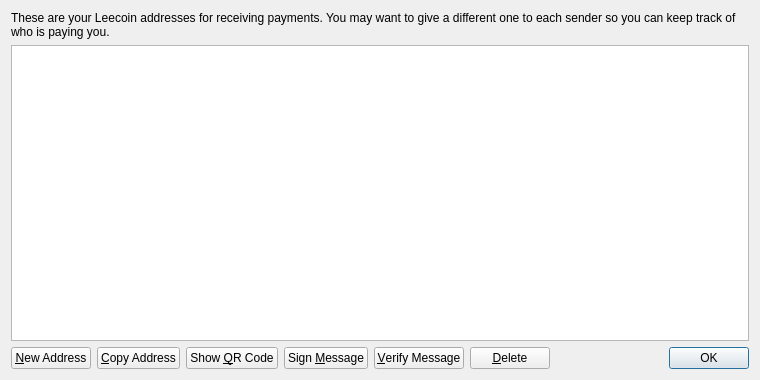
<?xml version="1.0" encoding="UTF-8"?>
<ui version="4.0">
 <class>AddressBookPage</class>
 <widget class="QWidget" name="AddressBookPage">
  <property name="geometry">
   <rect>
    <x>0</x>
    <y>0</y>
    <width>760</width>
    <height>380</height>
   </rect>
  </property>
  <property name="windowTitle">
   <string>Address Book</string>
  </property>
  <layout class="QVBoxLayout" name="verticalLayout">
   <item>
    <widget class="QLabel" name="labelExplanation">
     <property name="text">
      <string>These are your Leecoin addresses for receiving payments. You may want to give a different one to each sender so you can keep track of who is paying you.</string>
     </property>
     <property name="textFormat">
      <enum>Qt::PlainText</enum>
     </property>
     <property name="wordWrap">
      <bool>true</bool>
     </property>
    </widget>
   </item>
   <item>
    <widget class="QTableView" name="tableView">
     <property name="contextMenuPolicy">
      <enum>Qt::CustomContextMenu</enum>
     </property>
     <property name="toolTip">
      <string>Double-click to edit address or label</string>
     </property>
     <property name="tabKeyNavigation">
      <bool>false</bool>
     </property>
     <property name="alternatingRowColors">
      <bool>true</bool>
     </property>
     <property name="selectionMode">
      <enum>QAbstractItemView::SingleSelection</enum>
     </property>
     <property name="selectionBehavior">
      <enum>QAbstractItemView::SelectRows</enum>
     </property>
     <property name="sortingEnabled">
      <bool>true</bool>
     </property>
     <attribute name="verticalHeaderVisible">
      <bool>false</bool>
     </attribute>
    </widget>
   </item>
   <item>
    <layout class="QHBoxLayout" name="horizontalLayout">
     <item>
      <widget class="QPushButton" name="newAddressButton">
       <property name="toolTip">
        <string>Create a new address</string>
       </property>
       <property name="text">
        <string>&amp;New Address</string>
       </property>
       <property name="icon">
        <iconset resource="../bitcoin.qrc">
         <normaloff>:/icons/add</normaloff>:/icons/add</iconset>
       </property>
      </widget>
     </item>
     <item>
      <widget class="QPushButton" name="copyToClipboard">
       <property name="toolTip">
        <string>Copy the currently selected address to the system clipboard</string>
       </property>
       <property name="text">
        <string>&amp;Copy Address</string>
       </property>
       <property name="icon">
        <iconset resource="../bitcoin.qrc">
         <normaloff>:/icons/editcopy</normaloff>:/icons/editcopy</iconset>
       </property>
      </widget>
     </item>
     <item>
      <widget class="QPushButton" name="showQRCode">
       <property name="text">
        <string>Show &amp;QR Code</string>
       </property>
       <property name="icon">
        <iconset resource="../bitcoin.qrc">
         <normaloff>:/icons/qrcode</normaloff>:/icons/qrcode</iconset>
       </property>
      </widget>
     </item>
     <item>
      <widget class="QPushButton" name="signMessage">
       <property name="toolTip">
        <string>Sign a message to prove you own a Leecoin address</string>
       </property>
       <property name="text">
        <string>Sign &amp;Message</string>
       </property>
       <property name="icon">
        <iconset resource="../bitcoin.qrc">
         <normaloff>:/icons/edit</normaloff>:/icons/edit</iconset>
       </property>
      </widget>
     </item>
     <item>
      <widget class="QPushButton" name="verifyMessage">
       <property name="toolTip">
        <string>Verify a message to ensure it was signed with a specified Leecoin address</string>
       </property>
       <property name="text">
        <string>&amp;Verify Message</string>
       </property>
       <property name="icon">
        <iconset resource="../bitcoin.qrc">
         <normaloff>:/icons/transaction_0</normaloff>:/icons/transaction_0</iconset>
       </property>
      </widget>
     </item>
     <item>
      <widget class="QPushButton" name="deleteButton">
       <property name="toolTip">
        <string>Delete the currently selected address from the list</string>
       </property>
       <property name="text">
        <string>&amp;Delete</string>
       </property>
       <property name="icon">
        <iconset resource="../bitcoin.qrc">
         <normaloff>:/icons/remove</normaloff>:/icons/remove</iconset>
       </property>
      </widget>
     </item>
     <item>
      <spacer name="horizontalSpacer">
       <property name="orientation">
        <enum>Qt::Horizontal</enum>
       </property>
       <property name="sizeHint" stdset="0">
        <size>
         <width>40</width>
         <height>20</height>
        </size>
       </property>
      </spacer>
     </item>
     <item>
      <widget class="QDialogButtonBox" name="buttonBox">
       <property name="sizePolicy">
        <sizepolicy hsizetype="Maximum" vsizetype="Fixed">
         <horstretch>0</horstretch>
         <verstretch>0</verstretch>
        </sizepolicy>
       </property>
       <property name="standardButtons">
        <set>QDialogButtonBox::Ok</set>
       </property>
      </widget>
     </item>
    </layout>
   </item>
  </layout>
 </widget>
 <resources>
  <include location="../bitcoin.qrc"/>
 </resources>
 <connections/>
</ui>
